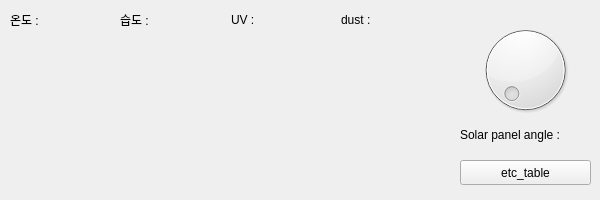
    <widget class="QWidget" name="tab_15">
     <attribute name="title">
      <string>    외부    </string>
     </attribute>
     <widget class="QWidget" name="verticalLayoutWidget_16">
      <property name="geometry">
       <rect>
        <x>10</x>
        <y>10</y>
        <width>441</width>
        <height>181</height>
       </rect>
      </property>
      <layout class="QVBoxLayout" name="verticalLayout_119">
       <item>
        <layout class="QVBoxLayout" name="verticalLayout_123">
         <property name="spacing">
          <number>0</number>
         </property>
         <property name="sizeConstraint">
          <enum>QLayout::SetDefaultConstraint</enum>
         </property>
         <item>
          <layout class="QHBoxLayout" name="horizontalLayout_58">
           <property name="sizeConstraint">
            <enum>QLayout::SetDefaultConstraint</enum>
           </property>
           <item>
            <widget class="QLabel" name="label_78">
             <property name="maximumSize">
              <size>
               <width>16777215</width>
               <height>20</height>
              </size>
             </property>
             <property name="baseSize">
              <size>
               <width>0</width>
               <height>20</height>
              </size>
             </property>
             <property name="text">
              <string>온도 : </string>
             </property>
            </widget>
           </item>
           <item>
            <widget class="QLabel" name="label_80">
             <property name="minimumSize">
              <size>
               <width>0</width>
               <height>20</height>
              </size>
             </property>
             <property name="maximumSize">
              <size>
               <width>16777215</width>
               <height>20</height>
              </size>
             </property>
             <property name="baseSize">
              <size>
               <width>0</width>
               <height>20</height>
              </size>
             </property>
             <property name="text">
              <string>습도 : </string>
             </property>
            </widget>
           </item>
           <item>
            <widget class="QLabel" name="label_100">
             <property name="font">
              <font>
               <pointsize>9</pointsize>
              </font>
             </property>
             <property name="text">
              <string>UV : </string>
             </property>
            </widget>
           </item>
           <item>
            <widget class="QLabel" name="label_101">
             <property name="font">
              <font>
               <pointsize>9</pointsize>
              </font>
             </property>
             <property name="text">
              <string>dust :</string>
             </property>
            </widget>
           </item>
          </layout>
         </item>
        </layout>
       </item>
       <item>
        <layout class="QVBoxLayout" name="verticalLayout_4">
         <property name="sizeConstraint">
          <enum>QLayout::SetMaximumSize</enum>
         </property>
         <item>
          <spacer name="verticalSpacer">
           <property name="orientation">
            <enum>Qt::Vertical</enum>
           </property>
           <property name="sizeHint" stdset="0">
            <size>
             <width>20</width>
             <height>40</height>
            </size>
           </property>
          </spacer>
         </item>
         <item>
          <widget class="QLabel" name="label_112">
           <property name="maximumSize">
            <size>
             <width>16777215</width>
             <height>16777215</height>
            </size>
           </property>
           <property name="font">
            <font>
             <pointsize>9</pointsize>
            </font>
           </property>
           <property name="text">
            <string/>
           </property>
          </widget>
         </item>
        </layout>
       </item>
      </layout>
     </widget>
     <widget class="QPushButton" name="pushButton_122">
      <property name="geometry">
       <rect>
        <x>460</x>
        <y>160</y>
        <width>131</width>
        <height>25</height>
       </rect>
      </property>
      <property name="font">
       <font>
        <pointsize>9</pointsize>
       </font>
      </property>
      <property name="text">
       <string>etc_table</string>
      </property>
     </widget>
     <widget class="QWidget" name="layoutWidget">
      <property name="geometry">
       <rect>
        <x>460</x>
        <y>20</y>
        <width>131</width>
        <height>123</height>
       </rect>
      </property>
      <layout class="QHBoxLayout" name="horizontalLayout_61">
       <item>
        <layout class="QVBoxLayout" name="verticalLayout_130">
         <item>
          <widget class="QDial" name="dial_45"/>
         </item>
         <item>
          <widget class="QLabel" name="label_88">
           <property name="text">
            <string>Solar panel angle : </string>
           </property>
          </widget>
         </item>
        </layout>
       </item>
      </layout>
     </widget>
    </widget>
